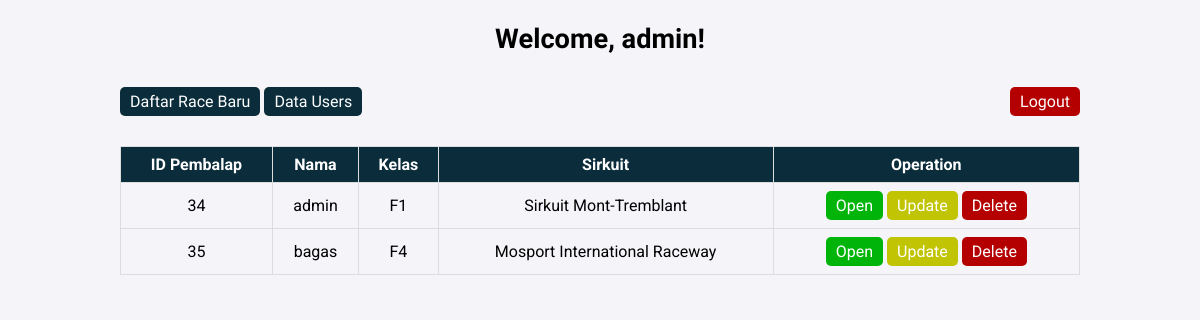
The page /php/dashboard.php (signed in) on the database its author committed.
### tables this page shows
CREATE TABLE `race_registration` (
  `id` int(11) NOT NULL,
  `user_id` int(11) NOT NULL,
  `name` varchar(50) NOT NULL,
  `country` varchar(50) NOT NULL,
  `class` enum('F1','F2','F3','F4') NOT NULL,
  `car_type` varchar(50) NOT NULL,
  `circuit` varchar(100) NOT NULL,
  `race_date` date NOT NULL,
  `age` int(11) NOT NULL
);

### php/dashboard.php (the view, shortened to what this page needs)
<?php
$db = (new Database())->connect();
$query = "SELECT * FROM race_registration";
$stmt = $db->prepare($query);
$stmt->execute();
$result = $stmt->get_result();
$is_admin = $_SESSION['username'] === 'admin';
?>
<!DOCTYPE html>
<html>
<head>
    <link rel="stylesheet" href="../styles.css">
</head>
<body>
    <div class="welcome-message">
        <h2>Welcome, <?php echo htmlspecialchars($_SESSION['username']); ?>!</h2>
    </div>
    <div class="action-buttons">
        <div class="button-group">
            <a href="register_race.php" class="button-daftar">Daftar Race Baru</a>
            <a href="users.php" class="button-data">Data Users</a>
        </div>
        <a href="logout.php" class="button-logout">Logout</a>
    </div>
    <table border="1">
        <tr>
            <th>ID Pembalap</th>
            <th>Nama</th>
            <th>Kelas</th>
            <th>Sirkuit</th>
            <th>Operation</th>
        </tr>
        <?php while ($row = $result->fetch_assoc()): ?>
        <tr>
            <td><?php echo $row['id']; ?></td>
            <td><?php echo $row['name']; ?></td>
            <td><?php echo $row['class']; ?></td>
            <td><?php echo $row['circuit']; ?></td>
            <td>
                <a href="read.php?id=<?php echo $row['id']; ?>" class="button-read">Open</a>
                <?php if ($is_admin || $row['user_id'] == $_SESSION['user_id']): ?>
                    <a href="update.php?id=<?php echo $row['id']; ?>" class="button-update">Update</a>
                    <a href="delete.php?id=<?php echo $row['id']; ?>" class="button-delete" onclick="return confirm('Yakin ingin menghapus data ini?')">Delete</a>
                <?php else: ?>
                    <a href="#" class="button-update" onclick="alert('Anda tidak memiliki akses ke fitur ini.'); return false;">Update</a>
                    <a href="#" class="button-delete" onclick="alert('Anda tidak memiliki akses ke fitur ini.'); return false;">Delete</a>
                <?php endif; ?>
            </td>
        </tr>
        <?php endwhile; ?>
    </table>
</body>
</html>

### styles.css (style rules this page uses)
body { font-family: Libre Franklin; margin: 0; padding: 0; background-color: #f4f4f9; display: flex; justify-content: start; align-items: center; height: 100vh; flex-direction: column; }
.welcome-message h2 { text-align: center; font-family: Libre Franklin; font-size: 1.7rem; }
.action-buttons { width: 80%; display: flex; justify-content: space-between; margin: 10px; margin-left: 50px; margin-right: 50px; }
.button-data, .button-daftar { display: inline-block; padding: 5px 10px; background-color: #0b2d3b; color: white; text-decoration: none; border-radius: 5px; font-size: 1rem; }
.button-read { display: inline-block; padding: 5px 10px; background-color: #00b409; color: white; text-decoration: none; border-radius: 5px; }
.button-update { display: inline-block; padding: 5px 10px; background-color: #c1c402; color: white; text-decoration: none; border-radius: 5px; }
.button-delete { display: inline-block; padding: 5px 10px; background-color: #b40000; color: white; text-decoration: none; border-radius: 5px; }
.button-logout { display: inline-block; padding: 5px 10px; color: white; text-decoration: none; border-radius: 5px; background-color: #b40000; margin-left: 10px; }
table { width: 80%; border-collapse: collapse; margin: 20px 0; font-family: Roboto; }
table th, table td { border: 1px solid #ddd; padding: 8px; text-align: center; }
table th { background-color: #0b2d3b; color: white; }

### rows shown on the page
race_registration: id "34", name "admin", class "F1", circuit "Sirkuit Mont-Tremblant"
race_registration: id "35", name "bagas", class "F4", circuit "Mosport International Raceway"

### other values the page prints
$_SESSION['username'] "admin"
